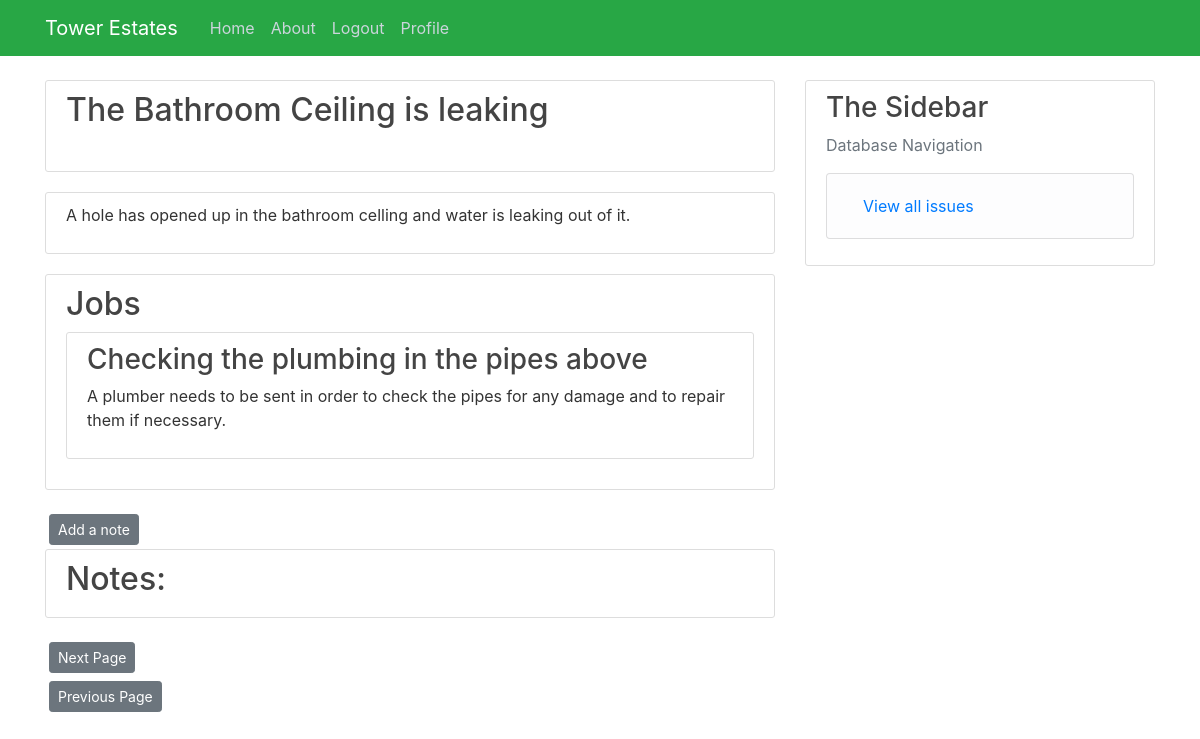
The app's page /Issue_page/1 (signed in), older data.
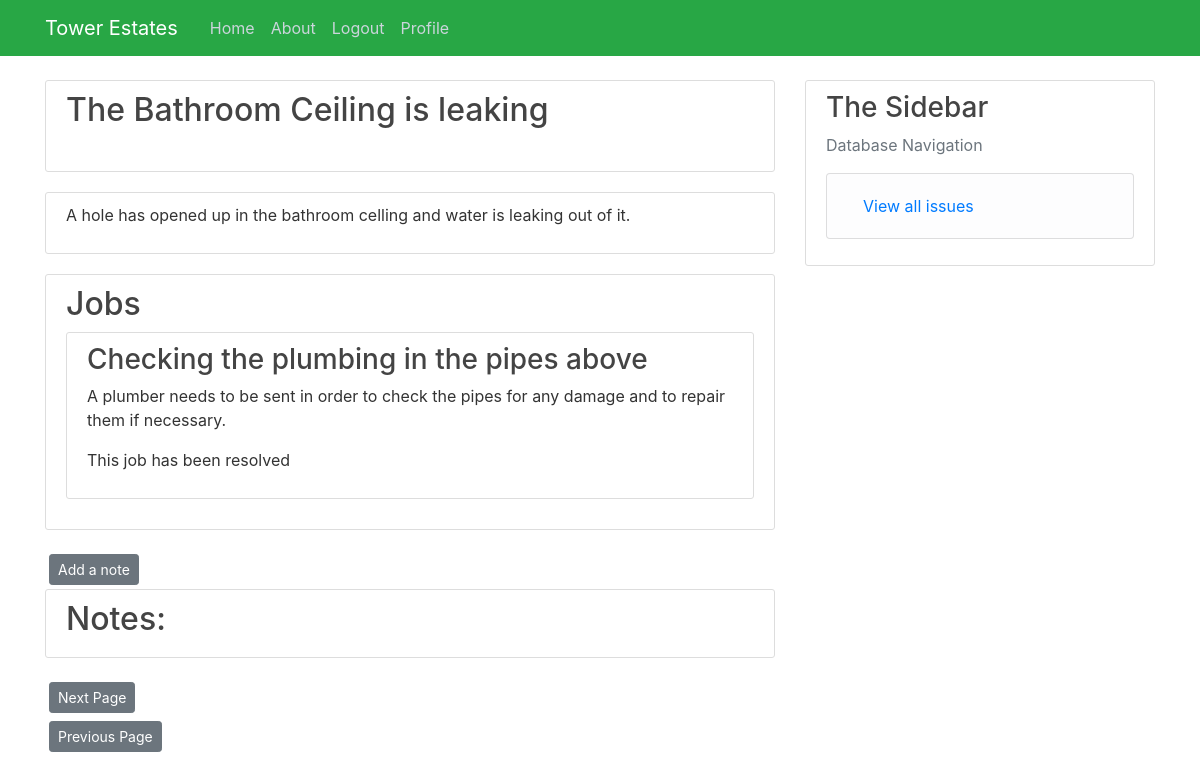
The same page, newer data.
### Tower/models.py (models this page shows, shortened)
class Issue(db.Model):
    issue_id = db.Column(db.Integer, primary_key=True)
    summary = db.Column(db.String(100), nullable=False)
    content = db.Column(db.String(500), nullable=False)
    approved = db.Column(db.Boolean, default=False)
    opened = db.Column(db.DateTime, nullable=False, default=datetime.utcnow())
    closed = db.Column(db.Boolean, default=False)
    property_id = db.Column(db.Integer, db.ForeignKey("properties.property_id"), nullable=False)
    jobs = db.relationship("Jobs", backref="Issue", lazy=True, cascade="all, delete-orphan")
    notes = db.relationship("Issue_Notes", backref="Issue", lazy=True, cascade="all, delete-orphan")

class Jobs(db.Model):
    job_id = db.Column(db.Integer, primary_key=True)
    summary = db.Column(db.String(100), nullable=False)
    content = db.Column(db.String(500), nullable=False)
    opened = db.Column(db.DateTime, nullable=False, default=datetime.utcnow())
    closed = db.Column(db.Boolean, default=False)
    issue = db.Column(db.Integer, db.ForeignKey("issue.issue_id"), nullable=False)
    quotes = db.relationship("Quotes", backref="Jobs", lazy=True, cascade="all, delete-orphan")
    notes = db.relationship("Jobs_Notes", backref="Jobs", lazy=True, cascade="all, delete-orphan")

### Tower/routes.py (the view)
@app.route("/Issue_page/<int:issue_id>")
@login_required
def Issue_page(issue_id):
    page = request.args.get("page", 1, type=int)
    issue = db.session.query(Issue).filter(Issue.issue_id == issue_id).first()
    jobs = db.session.query(Jobs).filter(Jobs.issue == issue_id).all()
    completed =True
    for all in jobs:
        if  all.closed == False:
            completed=False
    found_notes = db.session.query(Issue_Notes).filter(Issue_Notes.issue == Issue.issue_id).order_by(
        Issue_Notes.note_id.desc())
    notes = found_notes.paginate(page, per_page=5)
    next_url = url_for("Issue", page=notes.next_num) \
        if notes.has_next else None
    prev_url = url_for("Issue", page=notes.prev_num) \
        if notes.has_prev else None
    create_a_job = url_for("Create_Job", issue_id=issue_id)
    return render_template("Issue.html", title="Issue", issue=issue, notes=notes, next_url=next_url, prev_url=prev_url,
                           create_a_job=create_a_job, jobs=jobs, completed=completed)

### Tower/models.py (called while the page is built)
@login_manager.user_loader
def load_user(user_id):
    return User.query.get(int(user_id))

### Tower/templates/Issue.html (shortened to what this page needs)
{% extends "layout.html" %}
{% block content %}
<div class="content-section">
    <h2> {{issue.summary}}</h2>
    <br>
</div>
<div class="content-section">
    <p> {{issue.content}}</p>
</div>
<div class="content-section">
    <h2 class="article-title">Jobs</h2>
    {% for job in jobs %}
        <div class="content-section">
            <a class="article-title" href="{{ url_for('Job', job_id = job.job_id) }}"><h3> {{ job.summary }}</h3></a>
            <p>{{job.content}}</p>
            {% if job.closed == True %}
            <p>This job has been resolved</p>
            {% endif %}
        </div>
    {% endfor %}
</div>
<div>
    <a class="btn btn-secondary btn-sm m-1" href=" {{url_for('Issue_note_page', issue_id=issue.issue_id) }}">Add a note</a>
</div>
<div class="content-section">
    <h2 class="article-title">Notes: </h2>
</div>
<div>
    <a class="btn btn-secondary btn-sm m-1" href=" {{next_url}}">Next Page</a>
</div>
<div>
    <a class="btn btn-secondary btn-sm m-1" href=" {{prev_url}}">Previous Page</a>
</div>
{% endblock content %}

### Tower/templates/layout.html (shortened to what this page needs)
<!DOCTYPE html>
<html lang="en">
<head>
    <link rel="stylesheet" href="https://stackpath.bootstrapcdn.com/bootstrap/4.5.2/css/bootstrap.min.css"
>
    <link rel="stylesheet" type="text/css" href="{{url_for('static', filename='main.css') }}">
</head>
<body>
<header class="site-header">
    <nav class="navbar navbar-expand-md navbar-dark bg-success fixed-top">
        <div class="container">
            <a class="navbar-brand mr-4" href="/">Tower Estates</a>
            <div class="collapse navbar-collapse" id="navbarToggle">
                <div class="navbar-nav mr-auto">
                    <a class="nav-item nav-link" href="{{ url_for('home') }}">Home</a>
                    <a class="nav-item nav-link" href="{{ url_for('about') }}">About</a>
                    {% if current_user.is_authenticated %}
                    <a class="nav item nav-link" href="{{ url_for('logout') }}">Logout</a>
                    {% else %}
                    <a class="nav-item nav-link" href="{{ url_for('login') }}">Login</a>
                    {% endif %}
                    {% if current_user.role == ('Landlord') %}
                    <a class="nav-item nav-link" href="{{ url_for('Landlord', user_id = current_user.user_id)}}">Profile</a>
                    {% endif %}
                </div>
            </div>
        </div>
    </nav>
</header>
<main role="main" class="container">
    <div class="row">
        <div class="col-md-8">
            {% block content %}{% endblock %}
        </div>
        {% if current_user.is_authenticated %}
        <div class="col-md-4">
            <div class="content-section">
                <h3>The Sidebar</h3>
                <p class='text-muted'> Database Navigation
                <ul class="list-group">
                    {% if current_user.role == ('Admin') %}
                    <li class="list-group-item list-group-item-light"><a class="nav-item nav-link"
                                                                         href="{{ url_for('search_users') }}">Search
                        Users</a></li>
                    <li class="list-group-item list-group-item-light"><a class="nav-item nav-link"
                                                                         href="{{ url_for('register') }}">Register a New
                        User</a></li>
                    <li class="list-group-item list-group-item-light"><a class="nav-item nav-link"
                                                                         href="{{ url_for('new_property') }}">New
                        Property</a></li>
                    <li class="list-group-item list-group-item-light"><a class="nav-item nav-link"
                                                                         href="{{ url_for('new_tenancy') }}">New
                        Tenancy</a></li>
                    <li class="list-group-item list-group-item-light"><a class="nav-item nav-link"
                                                                         href="{{ url_for('add_tenant') }}"> Add A
                        Tenant to a Tenancy</a></li>
                    <li class="list-group-item list-group-item-light"><a class="nav-item nav-link"
                                                                         href="{{url_for('search_properties') }}">
                        Search Properties</a></li>
                    <li class="list-group-item list-group-item-light"><a class="nav-item nav-link"
                                                                         href="{{ url_for('all_issues') }}">
                        View all open issues</a></li>
                    <li class="list-group-item list-group-item-light"><a class="nav-item nav-link"
                                                                         href="{{ url_for('all_users') }}">
                        View all users</a></li>
                    {%elif current_user.role == ('Landlord') %}
                <li class="list-group-item list-group-item-light"><a class<a class="nav-item nav-link" href="{{url_for('Landlord_issues')}}"> View all issues</a></li>
                    {%elif current_user.role == ('Contractor')%}
                <li class="list-group-item list-group-item-light"><a class<a class="nav-item nav-link" href="{{url_for('contractor_all_quotes', user_id = current_user.user_id)}}"> View all given quotes</a></li>
                    {%endif%}
                </ul>
                </p>
            </div>
        {%endif%}
        </div>
    </div>
</main>
</body>
</html>

### Tower/Static/main.css (style rules this page uses)
body { background: #ffffff; color: #333333; margin-top: 5rem; }
h1, h2, h3, h4, h5, h6 { color: #444444; }
.site-header .navbar-nav .nav-link { color: #cbd5db; }
.content-section { background: #ffffff; padding: 10px 20px; border: 1px solid #dddddd; border-radius: 3px; margin-bottom: 20px; }
.article-title { color: #444444; }

Row changes from the older to the newer data that the page shows:
changed Jobs "Checking the plumbing in the pipes above": now shows "This job has been resolved"
